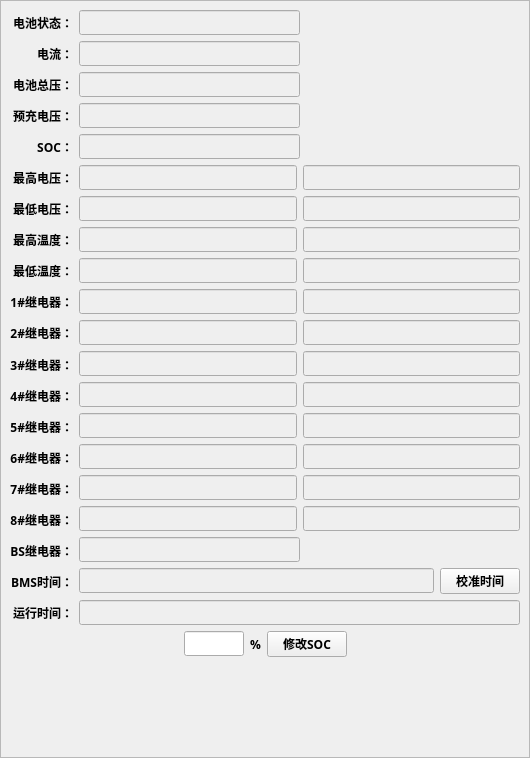
<?xml version="1.0" encoding="UTF-8"?>
<ui version="4.0">
 <class>mainSider</class>
 <widget class="QWidget" name="mainSider">
  <property name="geometry">
   <rect>
    <x>0</x>
    <y>0</y>
    <width>530</width>
    <height>758</height>
   </rect>
  </property>
  <property name="font">
   <font>
    <family>微软雅黑</family>
    <weight>75</weight>
    <bold>true</bold>
   </font>
  </property>
  <property name="windowTitle">
   <string>Form</string>
  </property>
  <layout class="QVBoxLayout" name="verticalLayout_4">
   <property name="spacing">
    <number>6</number>
   </property>
   <property name="leftMargin">
    <number>0</number>
   </property>
   <property name="topMargin">
    <number>0</number>
   </property>
   <property name="rightMargin">
    <number>0</number>
   </property>
   <property name="bottomMargin">
    <number>0</number>
   </property>
   <item>
    <widget class="QScrollArea" name="scrollArea">
     <property name="widgetResizable">
      <bool>true</bool>
     </property>
     <property name="alignment">
      <set>Qt::AlignLeading|Qt::AlignLeft|Qt::AlignVCenter</set>
     </property>
     <widget class="QWidget" name="scrollAreaWidgetContents">
      <property name="geometry">
       <rect>
        <x>0</x>
        <y>0</y>
        <width>528</width>
        <height>756</height>
       </rect>
      </property>
      <layout class="QVBoxLayout" name="verticalLayout_3">
       <item>
        <layout class="QHBoxLayout" name="horizontalLayout_19">
         <item>
          <layout class="QVBoxLayout" name="verticalLayout_2">
           <item>
            <widget class="QLabel" name="label">
             <property name="text">
              <string>电池状态：</string>
             </property>
             <property name="alignment">
              <set>Qt::AlignRight|Qt::AlignTrailing|Qt::AlignVCenter</set>
             </property>
            </widget>
           </item>
           <item>
            <widget class="QLabel" name="label_3">
             <property name="text">
              <string>电流：</string>
             </property>
             <property name="alignment">
              <set>Qt::AlignRight|Qt::AlignTrailing|Qt::AlignVCenter</set>
             </property>
            </widget>
           </item>
           <item>
            <widget class="QLabel" name="label_4">
             <property name="text">
              <string>电池总压：</string>
             </property>
             <property name="alignment">
              <set>Qt::AlignRight|Qt::AlignTrailing|Qt::AlignVCenter</set>
             </property>
            </widget>
           </item>
           <item>
            <widget class="QLabel" name="label_5">
             <property name="text">
              <string>预充电压：</string>
             </property>
             <property name="alignment">
              <set>Qt::AlignRight|Qt::AlignTrailing|Qt::AlignVCenter</set>
             </property>
            </widget>
           </item>
           <item>
            <widget class="QLabel" name="label_6">
             <property name="text">
              <string>SOC：</string>
             </property>
             <property name="alignment">
              <set>Qt::AlignRight|Qt::AlignTrailing|Qt::AlignVCenter</set>
             </property>
            </widget>
           </item>
           <item>
            <widget class="QLabel" name="label_7">
             <property name="text">
              <string>最高电压：</string>
             </property>
             <property name="alignment">
              <set>Qt::AlignRight|Qt::AlignTrailing|Qt::AlignVCenter</set>
             </property>
            </widget>
           </item>
           <item>
            <widget class="QLabel" name="label_8">
             <property name="text">
              <string>最低电压：</string>
             </property>
             <property name="alignment">
              <set>Qt::AlignRight|Qt::AlignTrailing|Qt::AlignVCenter</set>
             </property>
            </widget>
           </item>
           <item>
            <widget class="QLabel" name="label_9">
             <property name="text">
              <string>最高温度：</string>
             </property>
             <property name="alignment">
              <set>Qt::AlignRight|Qt::AlignTrailing|Qt::AlignVCenter</set>
             </property>
            </widget>
           </item>
           <item>
            <widget class="QLabel" name="label_10">
             <property name="text">
              <string>最低温度：</string>
             </property>
             <property name="alignment">
              <set>Qt::AlignRight|Qt::AlignTrailing|Qt::AlignVCenter</set>
             </property>
            </widget>
           </item>
           <item>
            <widget class="QLabel" name="label_11">
             <property name="text">
              <string>1#继电器：</string>
             </property>
             <property name="alignment">
              <set>Qt::AlignRight|Qt::AlignTrailing|Qt::AlignVCenter</set>
             </property>
            </widget>
           </item>
           <item>
            <widget class="QLabel" name="label_12">
             <property name="text">
              <string>2#继电器：</string>
             </property>
             <property name="alignment">
              <set>Qt::AlignRight|Qt::AlignTrailing|Qt::AlignVCenter</set>
             </property>
            </widget>
           </item>
           <item>
            <widget class="QLabel" name="label_13">
             <property name="text">
              <string>3#继电器：</string>
             </property>
             <property name="alignment">
              <set>Qt::AlignRight|Qt::AlignTrailing|Qt::AlignVCenter</set>
             </property>
            </widget>
           </item>
           <item>
            <widget class="QLabel" name="label_14">
             <property name="text">
              <string>4#继电器：</string>
             </property>
             <property name="alignment">
              <set>Qt::AlignRight|Qt::AlignTrailing|Qt::AlignVCenter</set>
             </property>
            </widget>
           </item>
           <item>
            <widget class="QLabel" name="label_15">
             <property name="text">
              <string>5#继电器：</string>
             </property>
             <property name="alignment">
              <set>Qt::AlignRight|Qt::AlignTrailing|Qt::AlignVCenter</set>
             </property>
            </widget>
           </item>
           <item>
            <widget class="QLabel" name="label_16">
             <property name="text">
              <string>6#继电器：</string>
             </property>
             <property name="alignment">
              <set>Qt::AlignRight|Qt::AlignTrailing|Qt::AlignVCenter</set>
             </property>
            </widget>
           </item>
           <item>
            <widget class="QLabel" name="label_17">
             <property name="text">
              <string>7#继电器：</string>
             </property>
             <property name="alignment">
              <set>Qt::AlignRight|Qt::AlignTrailing|Qt::AlignVCenter</set>
             </property>
            </widget>
           </item>
           <item>
            <widget class="QLabel" name="label_18">
             <property name="text">
              <string>8#继电器：</string>
             </property>
             <property name="alignment">
              <set>Qt::AlignRight|Qt::AlignTrailing|Qt::AlignVCenter</set>
             </property>
            </widget>
           </item>
           <item>
            <widget class="QLabel" name="label_19">
             <property name="text">
              <string>BS继电器：</string>
             </property>
             <property name="alignment">
              <set>Qt::AlignRight|Qt::AlignTrailing|Qt::AlignVCenter</set>
             </property>
            </widget>
           </item>
           <item>
            <widget class="QLabel" name="label_20">
             <property name="text">
              <string>BMS时间：</string>
             </property>
             <property name="alignment">
              <set>Qt::AlignRight|Qt::AlignTrailing|Qt::AlignVCenter</set>
             </property>
            </widget>
           </item>
           <item>
            <widget class="QLabel" name="label_21">
             <property name="text">
              <string>运行时间：</string>
             </property>
             <property name="alignment">
              <set>Qt::AlignRight|Qt::AlignTrailing|Qt::AlignVCenter</set>
             </property>
            </widget>
           </item>
          </layout>
         </item>
         <item>
          <layout class="QVBoxLayout" name="verticalLayout">
           <item>
            <layout class="QHBoxLayout" name="horizontalLayout_22">
             <item>
              <widget class="QLineEdit" name="lineEdit_BATState">
               <property name="enabled">
                <bool>false</bool>
               </property>
               <property name="minimumSize">
                <size>
                 <width>80</width>
                 <height>0</height>
                </size>
               </property>
              </widget>
             </item>
             <item>
              <spacer name="horizontalSpacer_8">
               <property name="orientation">
                <enum>Qt::Horizontal</enum>
               </property>
               <property name="sizeHint" stdset="0">
                <size>
                 <width>40</width>
                 <height>20</height>
                </size>
               </property>
              </spacer>
             </item>
            </layout>
           </item>
           <item>
            <layout class="QHBoxLayout" name="horizontalLayout">
             <item>
              <widget class="QLineEdit" name="lineEdit_Current">
               <property name="enabled">
                <bool>false</bool>
               </property>
               <property name="minimumSize">
                <size>
                 <width>80</width>
                 <height>0</height>
                </size>
               </property>
               <property name="text">
                <string/>
               </property>
              </widget>
             </item>
             <item>
              <spacer name="horizontalSpacer">
               <property name="orientation">
                <enum>Qt::Horizontal</enum>
               </property>
               <property name="sizeHint" stdset="0">
                <size>
                 <width>40</width>
                 <height>20</height>
                </size>
               </property>
              </spacer>
             </item>
            </layout>
           </item>
           <item>
            <layout class="QHBoxLayout" name="horizontalLayout_3">
             <item>
              <widget class="QLineEdit" name="lineEdit_AllVolt">
               <property name="enabled">
                <bool>false</bool>
               </property>
               <property name="minimumSize">
                <size>
                 <width>80</width>
                 <height>0</height>
                </size>
               </property>
               <property name="text">
                <string/>
               </property>
              </widget>
             </item>
             <item>
              <spacer name="horizontalSpacer_2">
               <property name="orientation">
                <enum>Qt::Horizontal</enum>
               </property>
               <property name="sizeHint" stdset="0">
                <size>
                 <width>40</width>
                 <height>20</height>
                </size>
               </property>
              </spacer>
             </item>
            </layout>
           </item>
           <item>
            <layout class="QHBoxLayout" name="horizontalLayout_4">
             <item>
              <widget class="QLineEdit" name="lineEdit_PreVolt">
               <property name="enabled">
                <bool>false</bool>
               </property>
               <property name="minimumSize">
                <size>
                 <width>80</width>
                 <height>0</height>
                </size>
               </property>
               <property name="text">
                <string/>
               </property>
              </widget>
             </item>
             <item>
              <spacer name="horizontalSpacer_3">
               <property name="orientation">
                <enum>Qt::Horizontal</enum>
               </property>
               <property name="sizeHint" stdset="0">
                <size>
                 <width>40</width>
                 <height>20</height>
                </size>
               </property>
              </spacer>
             </item>
            </layout>
           </item>
           <item>
            <layout class="QHBoxLayout" name="horizontalLayout_5">
             <item>
              <widget class="QLineEdit" name="lineEdit_SOC">
               <property name="enabled">
                <bool>false</bool>
               </property>
               <property name="minimumSize">
                <size>
                 <width>80</width>
                 <height>0</height>
                </size>
               </property>
               <property name="text">
                <string/>
               </property>
              </widget>
             </item>
             <item>
              <spacer name="horizontalSpacer_4">
               <property name="orientation">
                <enum>Qt::Horizontal</enum>
               </property>
               <property name="sizeHint" stdset="0">
                <size>
                 <width>40</width>
                 <height>20</height>
                </size>
               </property>
              </spacer>
             </item>
            </layout>
           </item>
           <item>
            <layout class="QHBoxLayout" name="horizontalLayout_6">
             <item>
              <widget class="QLineEdit" name="lineEdit_MaxVolt1">
               <property name="enabled">
                <bool>false</bool>
               </property>
               <property name="minimumSize">
                <size>
                 <width>80</width>
                 <height>0</height>
                </size>
               </property>
               <property name="text">
                <string/>
               </property>
              </widget>
             </item>
             <item>
              <widget class="QLineEdit" name="lineEdit_MaxVolt2">
               <property name="enabled">
                <bool>false</bool>
               </property>
               <property name="minimumSize">
                <size>
                 <width>80</width>
                 <height>0</height>
                </size>
               </property>
               <property name="text">
                <string/>
               </property>
              </widget>
             </item>
            </layout>
           </item>
           <item>
            <layout class="QHBoxLayout" name="horizontalLayout_7">
             <item>
              <widget class="QLineEdit" name="lineEdit_MinVolt1">
               <property name="enabled">
                <bool>false</bool>
               </property>
               <property name="minimumSize">
                <size>
                 <width>80</width>
                 <height>0</height>
                </size>
               </property>
               <property name="text">
                <string/>
               </property>
              </widget>
             </item>
             <item>
              <widget class="QLineEdit" name="lineEdit_MinVolt2">
               <property name="enabled">
                <bool>false</bool>
               </property>
               <property name="minimumSize">
                <size>
                 <width>80</width>
                 <height>0</height>
                </size>
               </property>
               <property name="text">
                <string/>
               </property>
              </widget>
             </item>
            </layout>
           </item>
           <item>
            <layout class="QHBoxLayout" name="horizontalLayout_8">
             <item>
              <widget class="QLineEdit" name="lineEdit_MaxTemp1">
               <property name="enabled">
                <bool>false</bool>
               </property>
               <property name="minimumSize">
                <size>
                 <width>80</width>
                 <height>0</height>
                </size>
               </property>
               <property name="text">
                <string/>
               </property>
              </widget>
             </item>
             <item>
              <widget class="QLineEdit" name="lineEdit_MaxTemp2">
               <property name="enabled">
                <bool>false</bool>
               </property>
               <property name="minimumSize">
                <size>
                 <width>80</width>
                 <height>0</height>
                </size>
               </property>
               <property name="text">
                <string/>
               </property>
              </widget>
             </item>
            </layout>
           </item>
           <item>
            <layout class="QHBoxLayout" name="horizontalLayout_9">
             <item>
              <widget class="QLineEdit" name="lineEdit_MinTemp1">
               <property name="enabled">
                <bool>false</bool>
               </property>
               <property name="minimumSize">
                <size>
                 <width>80</width>
                 <height>0</height>
                </size>
               </property>
               <property name="text">
                <string/>
               </property>
              </widget>
             </item>
             <item>
              <widget class="QLineEdit" name="lineEdit_MinTemp2">
               <property name="enabled">
                <bool>false</bool>
               </property>
               <property name="minimumSize">
                <size>
                 <width>80</width>
                 <height>0</height>
                </size>
               </property>
               <property name="text">
                <string/>
               </property>
              </widget>
             </item>
            </layout>
           </item>
           <item>
            <layout class="QHBoxLayout" name="horizontalLayout_10">
             <item>
              <widget class="QLineEdit" name="lineEdit_1Relay1">
               <property name="enabled">
                <bool>false</bool>
               </property>
               <property name="minimumSize">
                <size>
                 <width>80</width>
                 <height>0</height>
                </size>
               </property>
               <property name="text">
                <string/>
               </property>
              </widget>
             </item>
             <item>
              <widget class="QLineEdit" name="lineEdit_1Relay2">
               <property name="enabled">
                <bool>false</bool>
               </property>
               <property name="minimumSize">
                <size>
                 <width>80</width>
                 <height>0</height>
                </size>
               </property>
               <property name="text">
                <string/>
               </property>
              </widget>
             </item>
            </layout>
           </item>
           <item>
            <layout class="QHBoxLayout" name="horizontalLayout_11">
             <item>
              <widget class="QLineEdit" name="lineEdit_2Relay1">
               <property name="enabled">
                <bool>false</bool>
               </property>
               <property name="minimumSize">
                <size>
                 <width>80</width>
                 <height>0</height>
                </size>
               </property>
               <property name="text">
                <string/>
               </property>
              </widget>
             </item>
             <item>
              <widget class="QLineEdit" name="lineEdit_2Relay2">
               <property name="enabled">
                <bool>false</bool>
               </property>
               <property name="minimumSize">
                <size>
                 <width>80</width>
                 <height>0</height>
                </size>
               </property>
               <property name="text">
                <string/>
               </property>
              </widget>
             </item>
            </layout>
           </item>
           <item>
            <layout class="QHBoxLayout" name="horizontalLayout_12">
             <item>
              <widget class="QLineEdit" name="lineEdit_3Relay1">
               <property name="enabled">
                <bool>false</bool>
               </property>
               <property name="minimumSize">
                <size>
                 <width>80</width>
                 <height>0</height>
                </size>
               </property>
               <property name="text">
                <string/>
               </property>
              </widget>
             </item>
             <item>
              <widget class="QLineEdit" name="lineEdit_3Relay2">
               <property name="enabled">
                <bool>false</bool>
               </property>
               <property name="minimumSize">
                <size>
                 <width>80</width>
                 <height>0</height>
                </size>
               </property>
               <property name="text">
                <string/>
               </property>
              </widget>
             </item>
            </layout>
           </item>
           <item>
            <layout class="QHBoxLayout" name="horizontalLayout_13">
             <item>
              <widget class="QLineEdit" name="lineEdit_4Relay1">
               <property name="enabled">
                <bool>false</bool>
               </property>
               <property name="minimumSize">
                <size>
                 <width>80</width>
                 <height>0</height>
                </size>
               </property>
               <property name="text">
                <string/>
               </property>
              </widget>
             </item>
             <item>
              <widget class="QLineEdit" name="lineEdit_4Relay2">
               <property name="enabled">
                <bool>false</bool>
               </property>
               <property name="minimumSize">
                <size>
                 <width>80</width>
                 <height>0</height>
                </size>
               </property>
               <property name="text">
                <string/>
               </property>
              </widget>
             </item>
            </layout>
           </item>
           <item>
            <layout class="QHBoxLayout" name="horizontalLayout_14">
             <item>
              <widget class="QLineEdit" name="lineEdit_5Relay1">
               <property name="enabled">
                <bool>false</bool>
               </property>
               <property name="minimumSize">
                <size>
                 <width>80</width>
                 <height>0</height>
                </size>
               </property>
               <property name="text">
                <string/>
               </property>
              </widget>
             </item>
             <item>
              <widget class="QLineEdit" name="lineEdit_5Relay2">
               <property name="enabled">
                <bool>false</bool>
               </property>
               <property name="minimumSize">
                <size>
                 <width>80</width>
                 <height>0</height>
                </size>
               </property>
               <property name="text">
                <string/>
               </property>
              </widget>
             </item>
            </layout>
           </item>
           <item>
            <layout class="QHBoxLayout" name="horizontalLayout_15">
             <item>
              <widget class="QLineEdit" name="lineEdit_6Relay1">
               <property name="enabled">
                <bool>false</bool>
               </property>
               <property name="minimumSize">
                <size>
                 <width>80</width>
                 <height>0</height>
                </size>
               </property>
               <property name="text">
                <string/>
               </property>
              </widget>
             </item>
             <item>
              <widget class="QLineEdit" name="lineEdit_6Relay2">
               <property name="enabled">
                <bool>false</bool>
               </property>
               <property name="minimumSize">
                <size>
                 <width>80</width>
                 <height>0</height>
                </size>
               </property>
               <property name="text">
                <string/>
               </property>
              </widget>
             </item>
            </layout>
           </item>
           <item>
            <layout class="QHBoxLayout" name="horizontalLayout_16">
             <item>
              <widget class="QLineEdit" name="lineEdit_7Relay1">
               <property name="enabled">
                <bool>false</bool>
               </property>
               <property name="minimumSize">
                <size>
                 <width>80</width>
                 <height>0</height>
                </size>
               </property>
               <property name="text">
                <string/>
               </property>
              </widget>
             </item>
             <item>
              <widget class="QLineEdit" name="lineEdit_7Relay2">
               <property name="enabled">
                <bool>false</bool>
               </property>
               <property name="minimumSize">
                <size>
                 <width>80</width>
                 <height>0</height>
                </size>
               </property>
               <property name="text">
                <string/>
               </property>
              </widget>
             </item>
            </layout>
           </item>
           <item>
            <layout class="QHBoxLayout" name="horizontalLayout_17">
             <item>
              <widget class="QLineEdit" name="lineEdit_8Relay1">
               <property name="enabled">
                <bool>false</bool>
               </property>
               <property name="minimumSize">
                <size>
                 <width>80</width>
                 <height>0</height>
                </size>
               </property>
               <property name="text">
                <string/>
               </property>
              </widget>
             </item>
             <item>
              <widget class="QLineEdit" name="lineEdit_8Relay2">
               <property name="enabled">
                <bool>false</bool>
               </property>
               <property name="minimumSize">
                <size>
                 <width>80</width>
                 <height>0</height>
                </size>
               </property>
               <property name="text">
                <string/>
               </property>
              </widget>
             </item>
            </layout>
           </item>
           <item>
            <layout class="QHBoxLayout" name="horizontalLayout_18">
             <item>
              <widget class="QLineEdit" name="lineEdit_BSRelay">
               <property name="enabled">
                <bool>false</bool>
               </property>
               <property name="minimumSize">
                <size>
                 <width>80</width>
                 <height>0</height>
                </size>
               </property>
               <property name="text">
                <string/>
               </property>
              </widget>
             </item>
             <item>
              <spacer name="horizontalSpacer_5">
               <property name="orientation">
                <enum>Qt::Horizontal</enum>
               </property>
               <property name="sizeHint" stdset="0">
                <size>
                 <width>40</width>
                 <height>20</height>
                </size>
               </property>
              </spacer>
             </item>
            </layout>
           </item>
           <item>
            <layout class="QHBoxLayout" name="horizontalLayout_2">
             <item>
              <widget class="QLineEdit" name="lineEdit_BMSTimes">
               <property name="enabled">
                <bool>false</bool>
               </property>
               <property name="minimumSize">
                <size>
                 <width>80</width>
                 <height>0</height>
                </size>
               </property>
               <property name="text">
                <string/>
               </property>
              </widget>
             </item>
             <item>
              <widget class="QPushButton" name="pushButton_calibrationTime">
               <property name="text">
                <string>校准时间</string>
               </property>
              </widget>
             </item>
            </layout>
           </item>
           <item>
            <widget class="QLineEdit" name="lineEdit_BMSRunTimes">
             <property name="enabled">
              <bool>false</bool>
             </property>
            </widget>
           </item>
          </layout>
         </item>
        </layout>
       </item>
       <item>
        <layout class="QHBoxLayout" name="horizontalLayout_20">
         <item>
          <spacer name="horizontalSpacer_9">
           <property name="orientation">
            <enum>Qt::Horizontal</enum>
           </property>
           <property name="sizeHint" stdset="0">
            <size>
             <width>40</width>
             <height>20</height>
            </size>
           </property>
          </spacer>
         </item>
         <item>
          <widget class="QLineEdit" name="lineEdit_SetSOC">
           <property name="enabled">
            <bool>true</bool>
           </property>
           <property name="minimumSize">
            <size>
             <width>60</width>
             <height>0</height>
            </size>
           </property>
           <property name="maximumSize">
            <size>
             <width>60</width>
             <height>16777215</height>
            </size>
           </property>
           <property name="text">
            <string/>
           </property>
          </widget>
         </item>
         <item>
          <widget class="QLabel" name="label_2">
           <property name="text">
            <string>%</string>
           </property>
          </widget>
         </item>
         <item>
          <widget class="QPushButton" name="pushButton_calibrationSOC">
           <property name="text">
            <string>修改SOC</string>
           </property>
          </widget>
         </item>
         <item>
          <spacer name="horizontalSpacer_10">
           <property name="orientation">
            <enum>Qt::Horizontal</enum>
           </property>
           <property name="sizeHint" stdset="0">
            <size>
             <width>40</width>
             <height>20</height>
            </size>
           </property>
          </spacer>
         </item>
        </layout>
       </item>
       <item>
        <spacer name="verticalSpacer">
         <property name="orientation">
          <enum>Qt::Vertical</enum>
         </property>
         <property name="sizeHint" stdset="0">
          <size>
           <width>20</width>
           <height>78</height>
          </size>
         </property>
        </spacer>
       </item>
      </layout>
     </widget>
    </widget>
   </item>
  </layout>
 </widget>
 <resources/>
 <connections/>
</ui>
